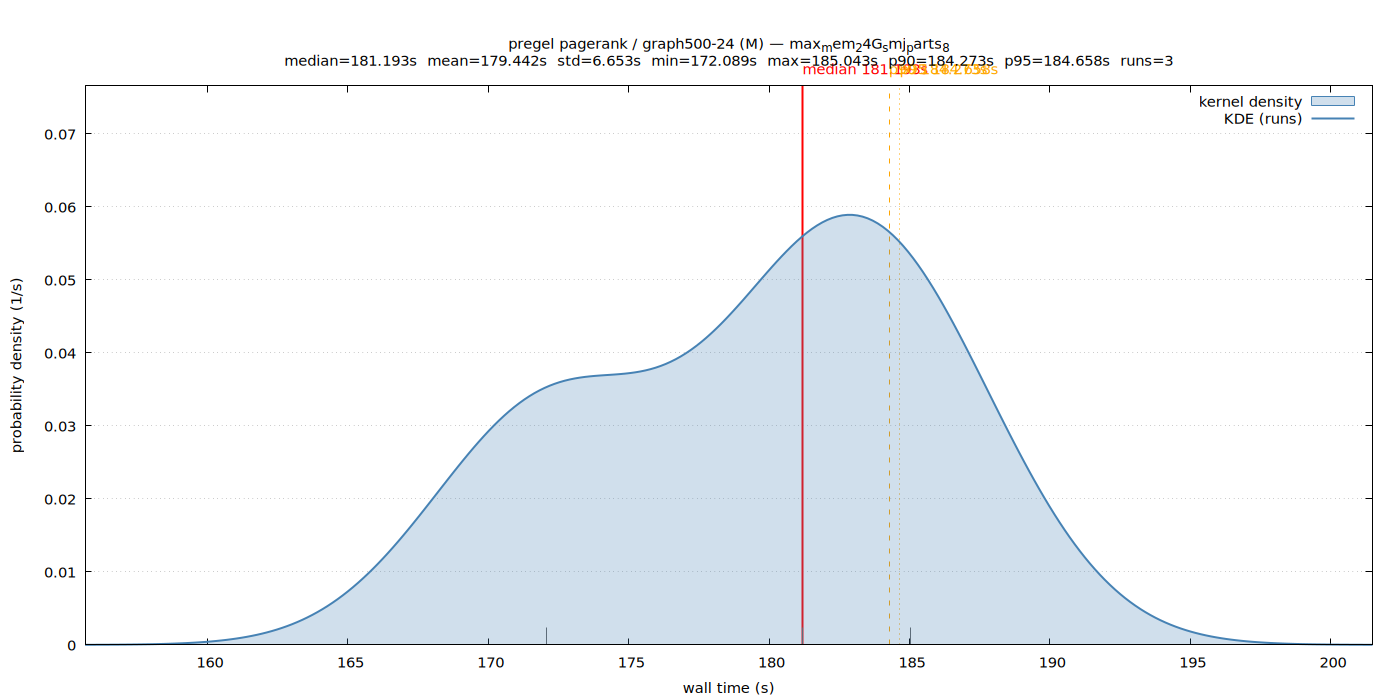

Write gnuplot code to recreate this figure.
set terminal pngcairo size 1400,700 enhanced font 'Sans,11'
set output '/home/ubuntu/sail/examples/extensions/benchmarks/sem_benchmark/results/pregel/M/graph500-24/max_mem_24G_smj_parts_8/wall_time.png'
set title "pregel pagerank / graph500-24 (M) — max_mem_24G_smj_parts_8\nmedian=181.193s  mean=179.442s  std=6.653s  min=172.089s  max=185.043s  p90=184.273s  p95=184.658s  runs=3"
set xlabel 'wall time (s)'
set ylabel 'probability density (1/s)'
set tmargin 5
set yrange [0:0.0765813]
set xrange [155.636367:201.495442]
set grid y
set key top right
set arrow from 181.193367,0 to 181.193367,0.0765813 nohead lc rgb 'red' lw 2
set label 'median 181.193s' at 181.193367,0.0765813 offset char 0,1 tc rgb 'red'
set arrow from 184.273187,0 to 184.273187,0.0765813 nohead lc rgb 'orange' lw 1 dt 2
set label 'p90 184.273s' at 184.273187,0.0765813 offset char 0,1 tc rgb 'orange'
set arrow from 184.658164,0 to 184.658164,0.0765813 nohead lc rgb 'orange' lw 1 dt 3
set label 'p95 184.658s' at 184.658164,0.0765813 offset char 0,1 tc rgb 'orange'
set arrow from 172.088667,0 to 172.088667,0.00235635 nohead lc rgb '#666666' lw 1
set arrow from 181.193367,0 to 181.193367,0.00235635 nohead lc rgb '#666666' lw 1
set arrow from 185.043142,0 to 185.043142,0.00235635 nohead lc rgb '#666666' lw 1
plot '/home/ubuntu/sail/examples/extensions/benchmarks/sem_benchmark/results/pregel/M/graph500-24/max_mem_24G_smj_parts_8/wall_time.dat' using 1:2 with filledcurves y=0 lc rgb '#4682b4' fs transparent solid 0.25 title 'kernel density', \
     '/home/ubuntu/sail/examples/extensions/benchmarks/sem_benchmark/results/pregel/M/graph500-24/max_mem_24G_smj_parts_8/wall_time.dat' using 1:2 with lines lw 2 lc rgb '#4682b4' title 'KDE (runs)'
